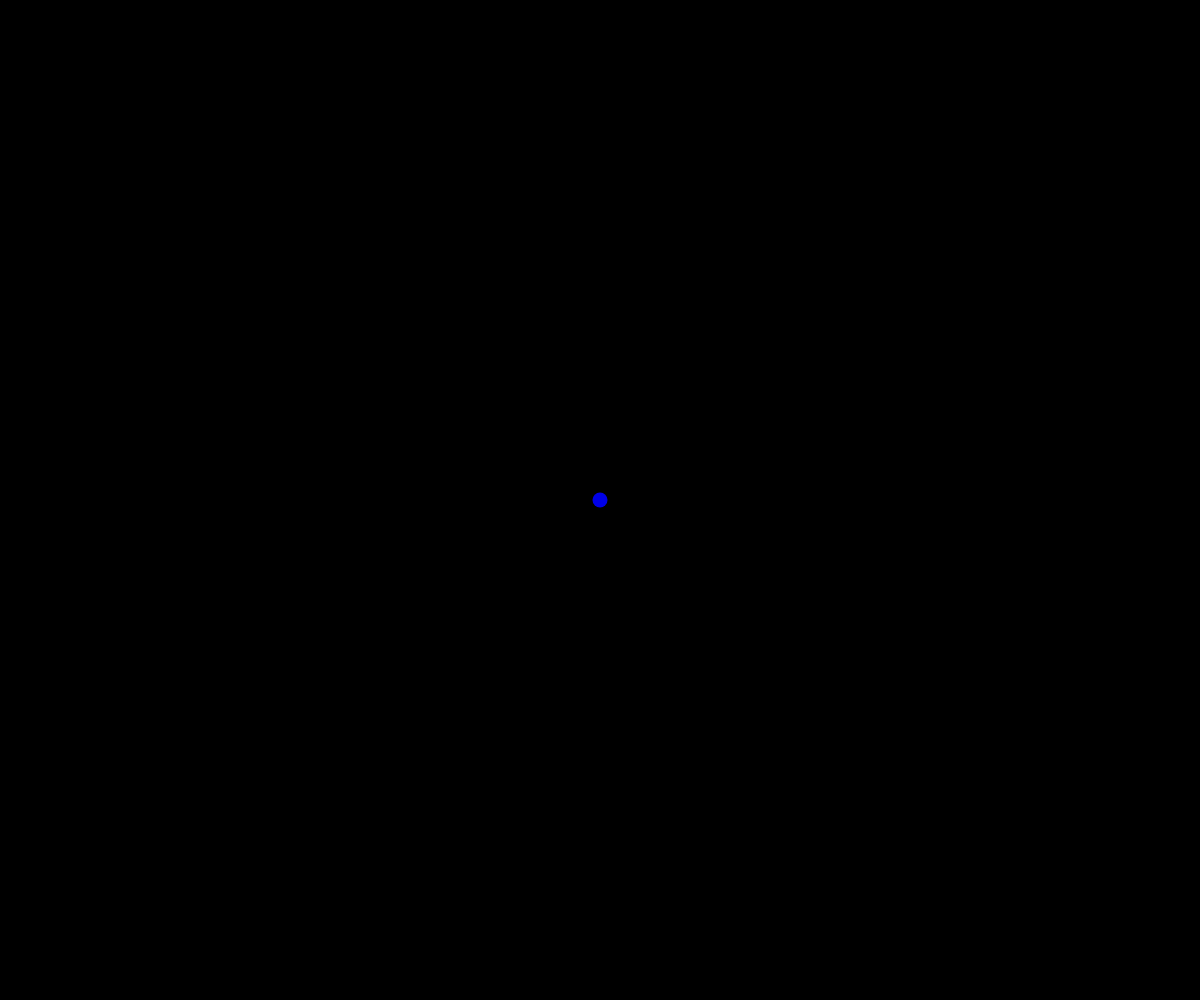
Frame 1 (no input)
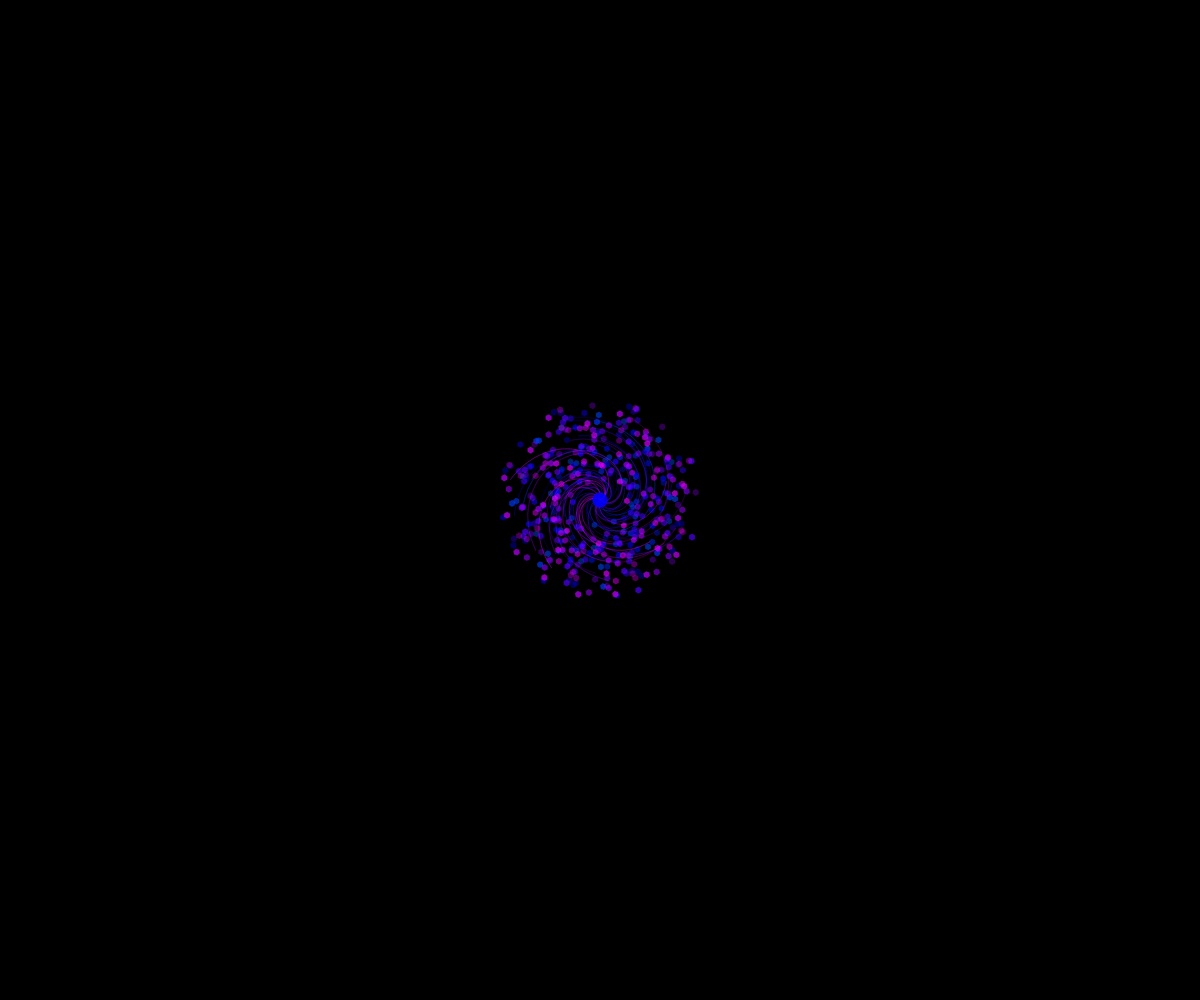
Frame 60 (no input)
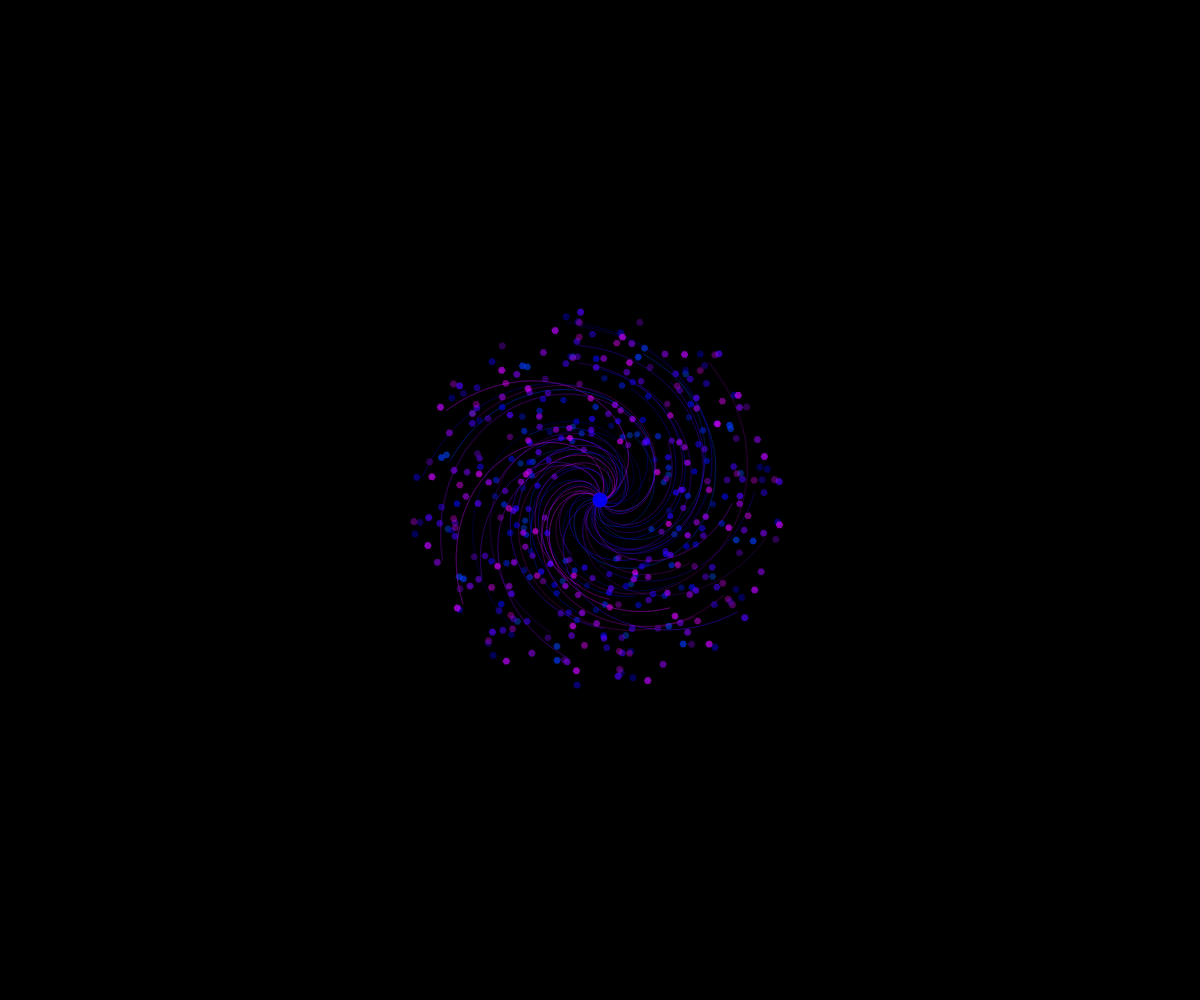
Frame 120 (the mouse pressed at the canvas centre since frame 60)

The p5.js sketch that drew these frames (run headless with seeded random() and noise() and a simulated clock; from frame 60 on, the mouse is pressed at the canvas centre):

// p5.js sketch
// ── sketch.js
let helixes = [];
let maxHelixes = 50;
let centerX, centerY;
let time = 0;

function setup() {
  createCanvas(windowWidth, windowHeight);
  colorMode(HSB, 360, 100, 100, 1);
  noStroke();
  frameRate(30);
  
  centerX = width / 2;
  centerY = height / 2;
  
  // Initialize helixes
  for (let i = 0; i < maxHelixes; i++) {
    helixes.push({
      radius: 0,
      speed: random(0.5, 1.5),
      hue: map(i, 0, maxHelixes, 220, 300), // Deep blue to violet
      alpha: random(0.3, 0.7),
      angle: random(TWO_PI),
      phase: random(TWO_PI),
      turns: random(1, 4),
      spiralSpeed: random(0.02, 0.05),
      growthRate: random(0.8, 1.5)
    });
  }
}

function draw() {
  background(0, 0, 0, 1);
  
  time += 0.01;
  
  push();
  translate(centerX, centerY);
  
  // Draw expanding helixes
  for (let i = 0; i < helixes.length; i++) {
    let helix = helixes[i];
    
    // Update radius
    helix.radius += helix.speed;
    
    // Reset if too large
    if (helix.radius > max(width, height) * 1.5) {
      helix.radius = 0;
      helix.angle = random(TWO_PI);
    }
    
    // Create a pulsing effect
    let pulseRadius = helix.radius + sin(time * 2 + helix.phase) * 3;
    
    // Draw the helix pattern
    if (pulseRadius > 10) {
      let points = [];
      let segments = 100;
      
      for (let j = 0; j < segments; j++) {
        let angle = helix.angle + j * helix.spiralSpeed + time * 0.5;
        let turnAngle = (j / segments) * TWO_PI * helix.turns;
        let radius = pulseRadius * (1 - j / segments);
        
        let x = cos(angle) * radius;
        let y = sin(angle) * radius;
        
        points.push({x: x, y: y});
      }
      
      // Draw the helix as a glowing line
      stroke(helix.hue, 100, 100, helix.alpha * 0.5);
      noFill();
      beginShape();
      for (let j = 0; j < points.length; j++) {
        let point = points[j];
        vertex(point.x, point.y);
      }
      endShape();
      
      // Draw connecting lines between points to form structure
      stroke(helix.hue, 100, 100, helix.alpha * 0.2);
      for (let j = 0; j < points.length - 5; j += 5) {
        let point1 = points[j];
        let point2 = points[j + 5];
        line(point1.x, point1.y, point2.x, point2.y);
      }
    }
    
    // Draw crystal-like nodes along the helix
    if (helix.radius > 10 && frameCount % 5 === 0) {
      let nodeRadius = map(helix.radius, 10, max(width, height), 3, 8);
      
      for (let j = 0; j < 8; j++) {
        let angle = helix.angle + j * TWO_PI / 8 + time * 0.5;
        let radius = helix.radius + sin(time * 2 + j) * 10;
        let nodeX = cos(angle) * radius;
        let nodeY = sin(angle) * radius;
        
        // Draw a geometric crystal node
        fill(helix.hue, 100, 100, helix.alpha);
        push();
        translate(nodeX, nodeY);
        
        rotate(time + j);
        
        // Draw a crystalline shape (hexagon)
        beginShape();
        for (let k = 0; k < 6; k++) {
          let angle = k * TWO_PI / 6;
          let x = cos(angle) * nodeRadius;
          let y = sin(angle) * nodeRadius;
          vertex(x, y);
        }
        endShape(CLOSE);
        
        pop();
      }
    }
  }
  
  // Draw central point
  fill(240, 100, 100, 0.9);
  ellipse(0, 0, 15, 15);
  
  pop();
}

function windowResized() {
  resizeCanvas(windowWidth, windowHeight);
  centerX = width / 2;
  centerY = height / 2;
}
